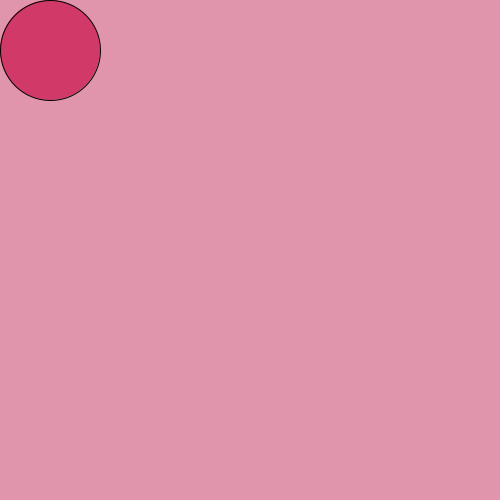
Frame 1 (no input)
Frame 60 (the mouse pressed at the canvas centre just before this capture): identical to frame 1, image omitted
Frame 120 (the mouse held since frame 60 and released just before this capture): identical to frame 1, image omitted

The Processing sketch that drew this single still picture (run headless with seeded random() and noise(); from frame 60 on, the mouse is pressed at the canvas centre):

// Processing sketch: slippery_dot
// ── slippery_dot.pde
 // 1. Create three integer variables to represent the x, y, and the size of the ellipse
       int x=50;
       int y=50;
       int size=100;
    void setup() {
      // 2. Set the size of your sketch
    size(500, 500);
    }
    
    void draw() {
      // 3. Set the background color of your sketch
      background(#E095AD);
      // 4. Draw an ellipse. Make sure it fits in the window.
      // Use the variables created at the top of the sketch, 
      // for the location and size of your ellipse
    fill(#D13969);
    ellipse(x,y,size, size);
    }
    
    void mousePressed() {
      //5. Create an integer variable called distance
      int distance=getDistance(x,y,mouseX,mouseY);
      //6. Set the value of the distance variable to the value returned by the getDistance method
      //   Pass the mouse's x and y (mouseX and mouseY) and the x and y of your ellipse to the method.
        
          
      //7.  Use an if statement to check if the distance variable is < the radius of the ellipse
      //    If it is, set a new x and y for the ellipse, using a random location on the window
      //    Hint: Use the Processing random() function
       if (distance<=25){
        x=(int)random(500); 
        y=(int)random(500);
       }
      
    }
    
    int getDistance(int x1, int y1, int x2, int y2) {
      return (int)Math.sqrt(Math.pow((x1-x2),2) + Math.pow((y1-y2),2));
    }
